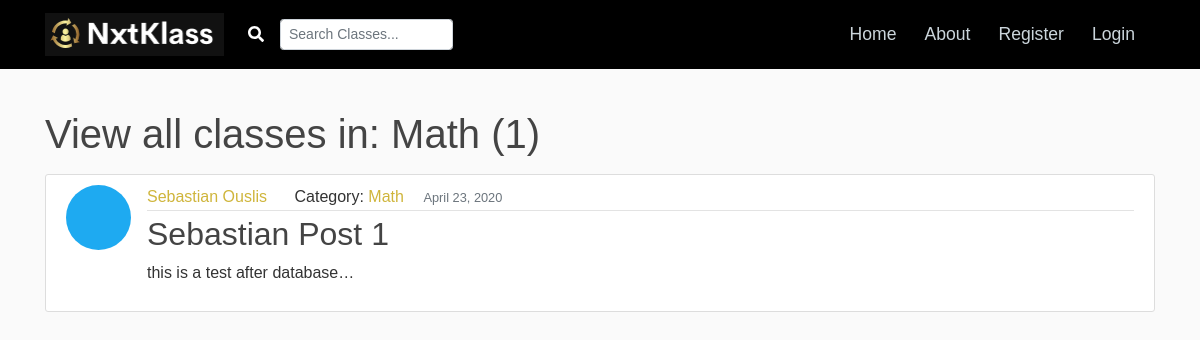
/blog/category/Math, run on an earlier commit of the app's database.
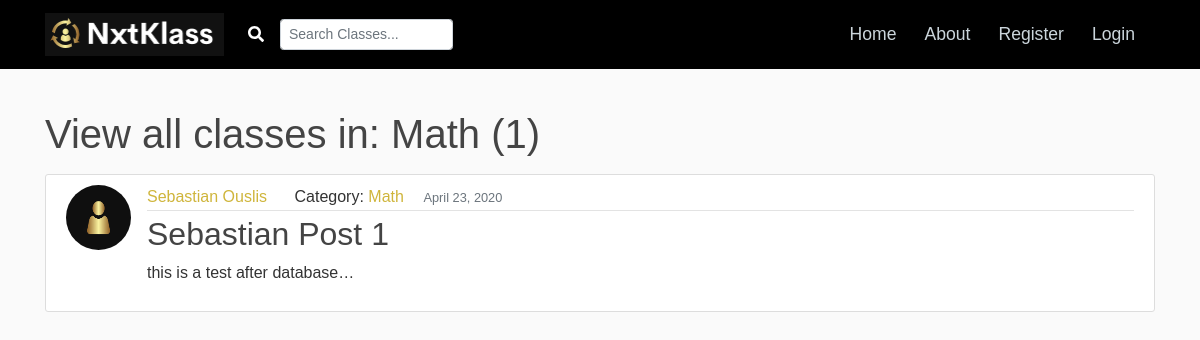
And on a later commit of the database.
### blog/models.py (models this page shows, shortened)
class Post(models.Model):
    title = models.CharField(max_length=100)
    content = models.TextField()
    date_posted = models.DateTimeField(default=timezone.now)
    author = models.ForeignKey(User, on_delete=models.CASCADE)
    author_profile = models.ForeignKey(Profile, null=True, default=None, on_delete=models.SET_DEFAULT)
    category = models.ForeignKey(Category, null=True, default=None, on_delete=models.SET_DEFAULT)
    is_purchase = models.BooleanField(default=False)
    type_of_class = models.ForeignKey(TypeOfClasses, null=True, default=None, on_delete=models.SET_DEFAULT)
    cost = models.DecimalField(max_digits=5, decimal_places=2, default=5.00, validators=[MinValueValidator(0.51)])
    initial_spots = models.PositiveIntegerField(default=1, validators=[MinValueValidator(1), MaxValueValidator(10)])
    spots_available = models.PositiveIntegerField(default=1, validators=[MinValueValidator(1), MaxValueValidator(10)])

class Category(models.Model):
    name = models.TextField()
    def __str__(self):
        return self.name

### users/models.py (models this page shows, shortened)
class Profile(models.Model):
    user = models.OneToOneField(User, on_delete=models.CASCADE)
    first_name = models.CharField(max_length=20, default='Alex')
    last_name = models.CharField(max_length=20, default='Green')
    instagram_handle = models.TextField(default='')
    youtube_channel = models.TextField(default='')
    image = models.ImageField(default='default_logo.PNG', upload_to='profile_pics')
    short_description = models.CharField(max_length=100, default='Add a short description of yourself')
    description = models.TextField(default='Add a description of your Skills and what you can offer as classes')

### blog/views.py (the view)
# urls.py: path('category/<str:category>', CategoryPostListView.as_view(), name='post-category'),
class CategoryPostListView(ListView):
    model = Post
    template_name = 'blog/category_posts.html'
    context_object_name = 'posts'
    paginate_by = 5
    def get_queryset(self):
        category = get_object_or_404(Category, name=self.kwargs.get('category'))
        return Post.objects.filter(category=category).order_by('-date_posted')

### blog/templates/blog/category_posts.html (shortened to what this page needs)
{% extends "blog/base.html" %}
{% block content%}
    <h1 class="mb-3">View all classes in: {{ view.kwargs.category }} ({{ page_obj.paginator.count}})</h1>
    {% for post in posts %}
        <article class="media content-section">
          <img class="rounded-circle article-img" src="{{ post.author.profile.image.url }}">
          <div class="media-body">
            <div class="article-metadata">
              <a class="mr-2 userlink" href="{% url 'user-posts' post.author.username %}">{{ post.author_profile.first_name }} {{ post.author_profile.last_name }}</a>
              <a class="spacing">Category: </a>
              <a class="post-category" href="{% url 'post-category' post.category %}">{{ post.category }}</a>
              <div class="spacing">
                <small class="text-muted date-posted">{{ post.date_posted|date:"F d, Y" }}</small>
              </div>
            </div>
            <h2><a class="article-title" href="{% url 'post-detail' post.id %}">{{ post.title }}</a></h2>
            <p class="article-content">{{ post.content|truncatechars:30 }}</p>
          </div>
        </article>
    {% endfor %}
{% endblock content %}

What changed in the data, as far as the page shows it:
changed through a linked row, Post "Sebastian Post 1": author.profile.image: a different picture
